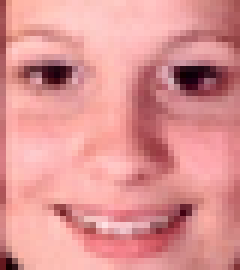
#> input picture machine_learning/PCA/eigenface/Original/01.png, 40 x 45 px (shown 6 times larger); its folder holds only this picture in this run
$ jupyter execute --allow-errors eigenface.ipynb
#> lines starting #> are read from the running program, lines starting #| are printed output that depends on the picture
### Setting

[cell 1]
import numpy as np
import matplotlib.image as mpimg
import matplotlib.pyplot as plt
from sklearn.decomposition import PCA
from os.path import join, dirname
from glob import glob

[cell 2]
git_dir = '../../..'
root_dir = git_dir + '/machine_learning/PCA'
data_dir = root_dir + '/eigenface/Original'

[cell 3]
def rgb2gray(rgb):
    r, g, b = rgb[:,:,0], rgb[:,:,1], rgb[:,:,2]
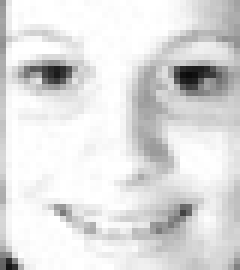
#> r: shape (45, 40) float32 (shown 6 times larger); min 0.0431, max 1, mean 0.873
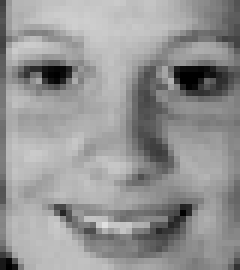
#> g: shape (45, 40) float32 (shown 6 times larger); min 0, max 0.878, mean 0.581
    gray = 0.2989 * r + 0.5870 * g + 0.1140 * b
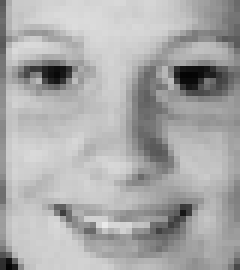
#> gray: shape (45, 40) float32 (shown 6 times larger); min 0.016, max 0.916, mean 0.668
    return gray

[cell 4]
def draw_faces(data, title):
    fig = plt.figure(figsize=(10,3))
    plt.subplots_adjust(top=1, bottom=0, hspace=0, wspace=0.05)
    nn = data.shape[0]
    row, col = [2, int(nn*.5)] if nn%2==0 else [1, nn]
    for i in range(row):
        for j in range(col):
            k = i * col + j
            ax = fig.add_subplot(row, col, k+1)
            ax.imshow(data[k], cmap=plt.cm.bone)
            ax.grid(False)
            ax.xaxis.set_ticks([])
            ax.yaxis.set_ticks([])
    plt.suptitle(title)
    plt.tight_layout()
    plt.show()

### load data

[cell 5]
## load data
data_list = sorted(glob(join(data_dir,'*.png')))
faces = np.array([rgb2gray(mpimg.imread(datum)) for datum in data_list])
print(faces.shape)
#| (1, 45, 40)

[cell 6]
## a volume of
v_data = np.array(faces.shape)
#> v_data = [1, 45, 40]
v_samples = np.array(faces.shape[0])
#> v_samples = 1
v_features = np.array(faces.shape[1:])
#> v_features = [45, 40]

[cell 7]
## a number of
n_samples = v_samples.prod()
#> n_samples = 1
n_features = v_features.prod()
#> n_features = 1800

[cell 8]
## show original pictures
draw_faces(faces, "Original Figures")

### reshape data

[cell 9]
## reshape data : (n,x,y) -> (n,s). It means that each picture is a vector.
temp = faces.reshape(n_samples,n_features)
temp = np.array(temp)
faces = temp
faces.shape # n_samples * n_features
#> Out = (1, 1800)

$ run again, on machine_learning/PCA/eigenface/Original/05.png
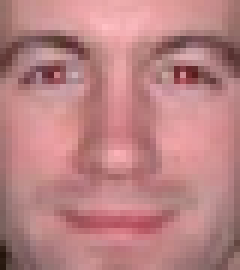
#> input picture machine_learning/PCA/eigenface/Original/05.png, 40 x 45 px (shown 6 times larger)
#> in rgb2gray, `r, g, b = rgb[:,:,0], rgb[:,:,1], rgb[:,:,2]`:
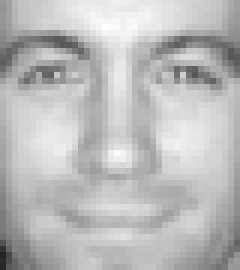
#> r: shape (45, 40) float32 (shown 6 times larger); min 0.141, max 1, mean 0.733
#> in rgb2gray, `gray = 0.2989 * r + 0.5870 * g + 0.1140 * b`:
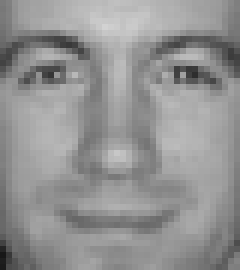
#> gray: shape (45, 40) float32 (shown 6 times larger); min 0.0932, max 0.826, mean 0.578
#| (1, 45, 40)

$ run again, on machine_learning/PCA/eigenface/Original/06.png
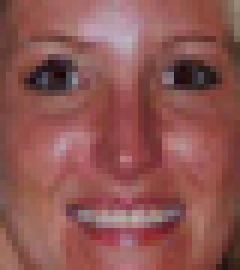
#> input picture machine_learning/PCA/eigenface/Original/06.png, 40 x 45 px (shown 6 times larger)
#> in rgb2gray, `r, g, b = rgb[:,:,0], rgb[:,:,1], rgb[:,:,2]`:
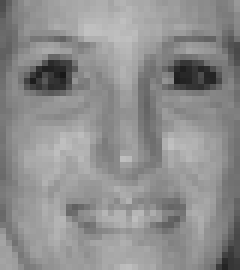
#> r: shape (45, 40) float32 (shown 6 times larger); min 0.0941, max 0.757, mean 0.557
#> in rgb2gray, `gray = 0.2989 * r + 0.5870 * g + 0.1140 * b`:
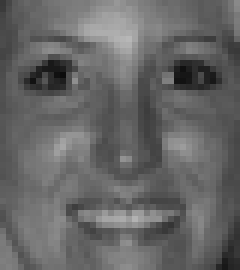
#> gray: shape (45, 40) float32 (shown 6 times larger); min 0.0487, max 0.72, mean 0.402
#| (1, 45, 40)

$ run again, on machine_learning/PCA/eigenface/Original/07.png
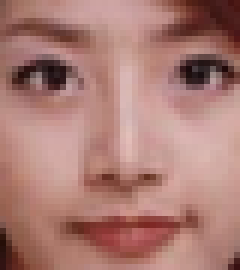
#> input picture machine_learning/PCA/eigenface/Original/07.png, 40 x 45 px (shown 6 times larger)
#> in rgb2gray, `r, g, b = rgb[:,:,0], rgb[:,:,1], rgb[:,:,2]`:
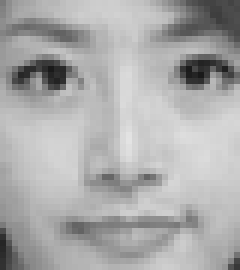
#> r: shape (45, 40) float32 (shown 6 times larger); min 0.098, max 0.89, mean 0.671
#> in rgb2gray, `gray = 0.2989 * r + 0.5870 * g + 0.1140 * b`:
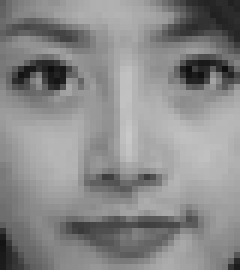
#> gray: shape (45, 40) float32 (shown 6 times larger); min 0.0573, max 0.787, mean 0.538
#| (1, 45, 40)

$ run again, on machine_learning/PCA/eigenface/Original/02.png
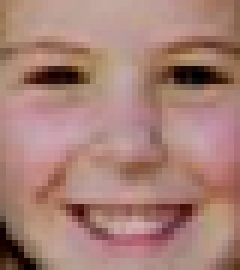
#> input picture machine_learning/PCA/eigenface/Original/02.png, 40 x 45 px (shown 6 times larger)
#> in rgb2gray, `r, g, b = rgb[:,:,0], rgb[:,:,1], rgb[:,:,2]`:
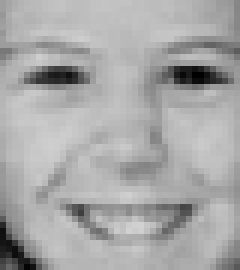
#> r: shape (45, 40) float32 (shown 6 times larger); min 0, max 0.82, mean 0.659
#> in rgb2gray, `r, g, b = rgb[:,:,0], rgb[:,:,1], rgb[:,:,2]`:
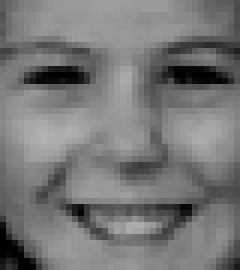
#> b: shape (45, 40) float32 (shown 6 times larger); min 0, max 0.698, mean 0.466
#| (1, 45, 40)
